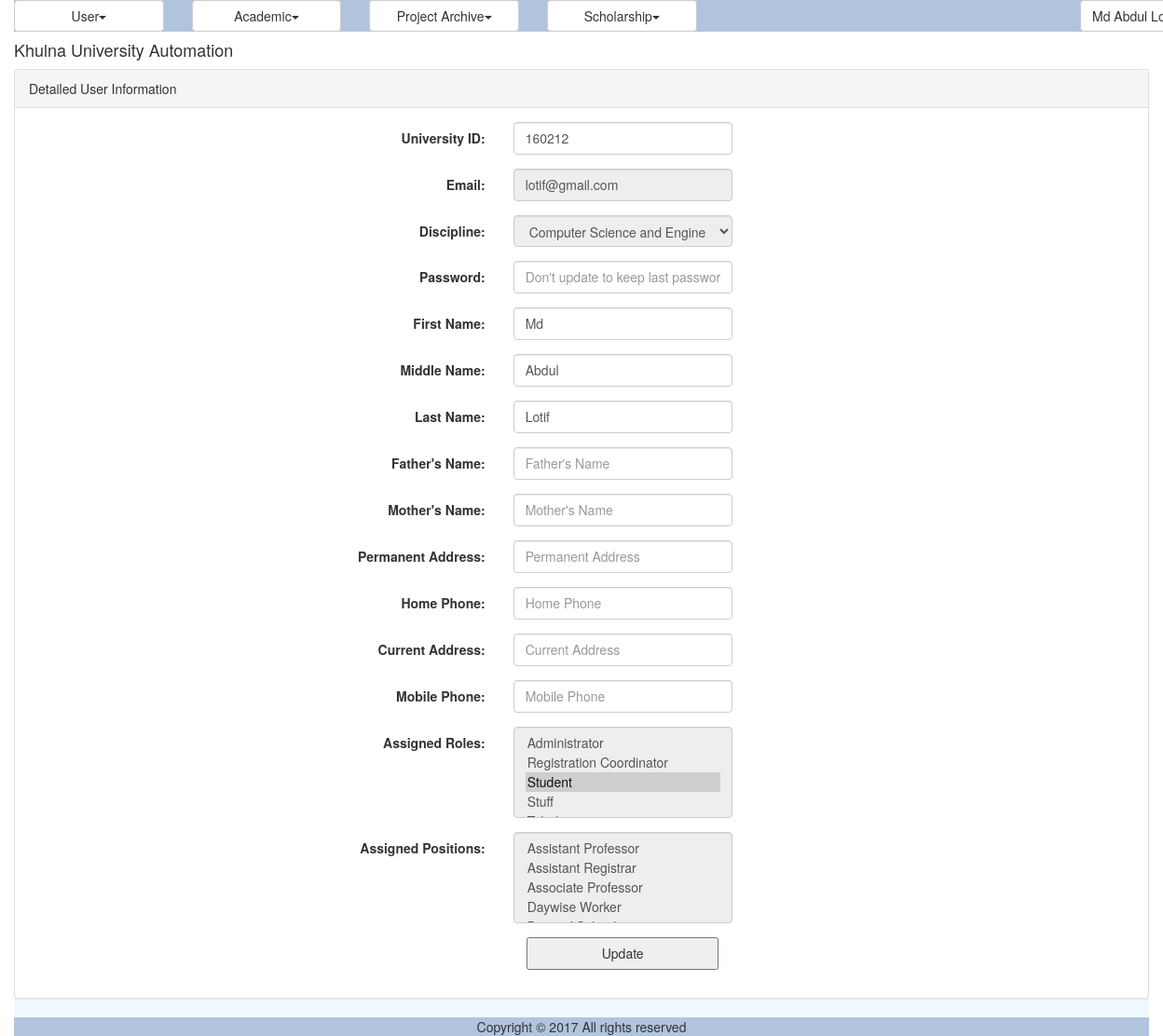
Page /user_details.php (signed in) on the committed database.
### tables this page shows
CREATE TABLE IF NOT EXISTS `ums_user` (
  `ID` varchar(40) NOT NULL,
  `UniversityID` varchar(20) NOT NULL,
  `Email` varchar(50) NOT NULL,
  `Password` varchar(255) NOT NULL,
  `FirstName` varchar(50) DEFAULT NULL,
  `MiddleName` varchar(50) DEFAULT NULL,
  `LastName` varchar(50) DEFAULT NULL,
  `DisciplineID` varchar(40) DEFAULT NULL,
  `Status` varchar(20) DEFAULT NULL,
  `IsLogged` varchar(10) DEFAULT NULL,
  `IsArchived` varchar(10) DEFAULT NULL,
  `IsDeleted` varchar(10) DEFAULT NULL,
  PRIMARY KEY (`ID`),
  UNIQUE KEY `Email` (`Email`),
  UNIQUE KEY `UniversityID` (`UniversityID`)
);

CREATE TABLE IF NOT EXISTS `ums_role` (
  `ID` varchar(40) NOT NULL,
  `Name` varchar(50) NOT NULL,
  PRIMARY KEY (`ID`)
);

### modules/user/ui/view.user_details.inc (the view, shortened to what the rows shown need)
<?php
include_once COMMON.'class.common.inc';
include_once 'blade/view.user_details.blade.inc';
?>
<div class="panel panel-default">
    <div class="panel-heading">Detailed User Information</div>
    <div class="panel-body">
	<div id="form">
		<form method="post" class="form-horizontal">
			<div class="form-group">
              	<label class="control-label col-sm-4" for="txtUniversityID">University ID:</label>
              	<div class="col-sm-6">
              	<input type="text" name="txtUniversityID" class="form-control" placeholder="University Identity" value="<?php echo $userPositions->getUniversityID(); ?>" required/>
			  	</div>
			</div>
			<div class="form-group">
              	<label class="control-label col-sm-4" for="txtEmail">Email:</label>
              	<div class="col-sm-6">
			  	<input type="email" name="txtEmail" class="form-control" placeholder="Email Address" value="<?php echo $userPositions->getEmail(); ?>" readonly/>
			  	</div>
			</div>
			<div class="form-group">
              	<label class="control-label col-sm-4" for="selectDiscipline">Discipline:</label>
              	<div class="col-sm-6">
							<?php
							$Result = $_DisciplineBAO->getAllDisciplines();
							if ($Result->getIsSuccess())
								$DisciplineList = $Result->getResultObject();
							?>
							<select name="selectDiscipline" class="form-control" readonly>
								<?php
								for ($i = 0; $i<sizeof($DisciplineList); $i++){
									$Discipline = $DisciplineList[$i];
									?>
									<?php
										if ($userPositions->getDiscipline()->getID() == $Discipline->getID() ){
											?>
											<option selected value = "<?php echo $Discipline->getID();?>" > <?php echo $Discipline->getName();?>
											</option>
											<?php
										}
										else {
											?>
											<option value="<?php echo $Discipline->getID();?>" > <?php echo $Discipline->getName(); ?>
											</option>
											<?php
										}
								}
								?>
							</select>
				</div>
			</div>
			<div class="form-group">
              	<label class="control-label col-sm-4" for="txtPassword">Password:</label>
              	<div class="col-sm-6">
				<input type="password" name="txtPassword" class="form-control" placeholder="Don't update to keep last password"/>
				</div>
			</div>
			<div class="form-group">
              	<label class="control-label col-sm-4" for="txtFirstName">First Name:</label>
              	<div class="col-sm-6">
				<input type="text" name="txtFirstName" class="form-control" placeholder="First Name" value="<?php echo $userPositions->getFirstName(); ?>" required/>
				</div>
			</div>
			<div class="form-group">
              	<label class="control-label col-sm-4" for="txtMiddleName">Middle Name:</label>
              	<div class="col-sm-6">
				<input type="text" name="txtMiddleName" class="form-control" placeholder="Middle Name"
				value="<?php
					 echo $userPositions->getMiddleName();  ?>"
				/>
				</div>
			</div>
			<div class="form-group">
              	<label class="control-label col-sm-4" for="txtLastName">Last Name:</label>
              	<div class="col-sm-6">
				<input type="text" name="txtLastName" class="form-control" placeholder="Last Name" value="<?php echo $userPositions->getLastName(); ?>" required/>
				</div>
			</div>
			<div class="form-group">
              	<label class="control-label col-sm-4" for="txtFatherName">Father's Name:</label>
              	<div class="col-sm-6">
				<input type="text" name="txtFatherName" class="form-control" placeholder="Father's Name" value="<?php echo $userDetails->getFatherName(); ?>" required/>
				</div>
			</div>
			<div class="form-group">
              	<label class="control-label col-sm-4" for="txtMotherName">Mother's Name:</label>
              	<div class="col-sm-6">
				<input type="text" name="txtMotherName" class="form-control" placeholder="Mother's Name" value="<?php echo $userDetails->getMotherName(); ?>" required/>
				</div>
			</div>
			<div class="form-group">
              	<label class="control-label col-sm-4" for="txtPermanentAddress">Permanent Address:</label>
              	<div class="col-sm-6">
				<input type="text" name="txtPermanentAddress" class="form-control" placeholder="Permanent Address" value="<?php echo $userDetails->getPermanentAddress(); ?>" required/>
				</div>
			</div>
			<div class="form-group">
              	<label class="control-label col-sm-4" for="txtHomePhone">Home Phone:</label>
              	<div class="col-sm-6">
				<input type="text" name="txtHomePhone" class="form-control" placeholder="Home Phone" value="<?php echo $userDetails->getHomePhone(); ?>" required/>
				</div>
			</div>
			<div class="form-group">
              	<label class="control-label col-sm-4" for="txtCurrentAddress">Current Address:</label>
              	<div class="col-sm-6">
				<input type="text" name="txtCurrentAddress" class="form-control" placeholder="Current Address" value="<?php echo $userDetails->getCurrentAddress(); ?>" required/>
				</div>
			</div>
			<div class="form-group">
              	<label class="control-label col-sm-4" for="txtMobilePhone">Mobile Phone:</label>
              	<div class="col-sm-6">
				<input type="text" name="txtMobilePhone" class="form-control" placeholder="Mobile Phone" value="<?php echo $userDetails->getMobilePhone(); ?>" required/>
				</div>
			</div>
			<div class="form-group">
              	<label class="control-label col-sm-4" for="assignedRoles">Assigned Roles:</label>
              	<div class="col-sm-6">
						    <?php
						    $var = '<select name="assignedRoles[]" class="form-control" id="select-from-roles" multiple readonly>';
							$Result = $_RoleBAO->getAllRoles();
							if($Result->getIsSuccess()){
								$Roles = $Result->getResultObject();
						       for ($i=0; $i < sizeof($Roles); $i++) {
						       		$Role = $Roles[$i];
						    		$var = $var. '<option value="'.$Role->getID().'"';
						       		if(isRoleAvailable($Role,$userPositions->getRoles())) {
						          		$var = $var.' selected="selected"';
						          	}
						          	$var = $var.'>'.$Role->getName().'</option>';
								}
								$var = $var.'</select>';
							}
							echo $var;
							?>
				</div>
			</div>
			<div class="form-group">
              	<label class="control-label col-sm-4" for="assignedPositions">Assigned Positions:</label>
              	<div class="col-sm-6">
						    <?php
						    $var = '<select name="assignedPositions[]" class="form-control" id="select-from-positions" multiple readonly>';
							$Result = $_PositionBAO->getAllPositions();
							if($Result->getIsSuccess()){
								$Positions = $Result->getResultObject();
						       for ($i=0; $i < sizeof($Positions); $i++) {
						       		$Position = $Positions[$i];
						    		$var = $var. '<option value="'.$Position->getID().'"';
						          	$var = $var.'>'.$Position->getName().'</option>';
								}
								$var = $var.'</select>';
							}
							echo $var;
							?>
				</div>
			</div>
	        <div class="form-group">
              <div class="col-sm-offset-2 col-sm-10">
					<button type="submit" value="update" name="update">Update</button>
			   </div>
            </div>
		</form>
	</div>
	</div>
</div>

### rows in the picture
ums_user: txtUniversityID "160212", txtEmail "lotif@gmail.com", txtFirstName "Md", txtMiddleName "Abdul", txtLastName "Lotif"
ums_role: Name "Administrator / Registration Coordinator / Student ☑ / Stuff"

### other values in the picture
$globalMenu[$i]->getTitle() "User Academic Project Archive Scholarship"
$CurrentUser->getFullName() "Md Abdul…"
form field selectDiscipline "Computer Science and Engineering"
